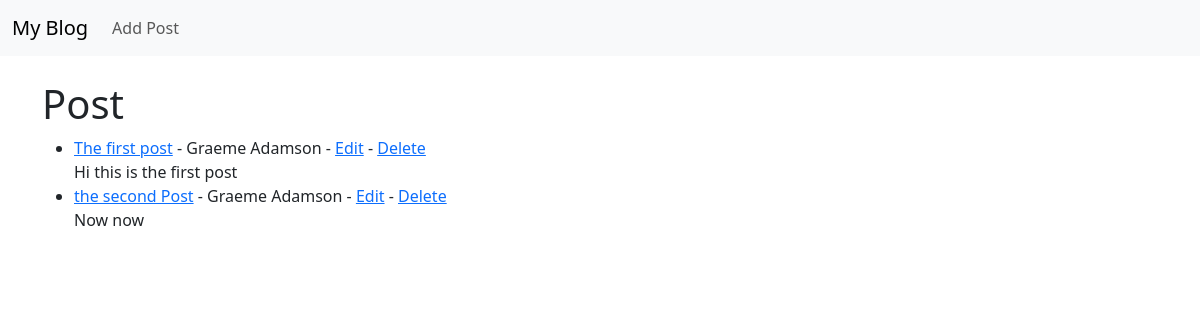
The app's page /, older data.
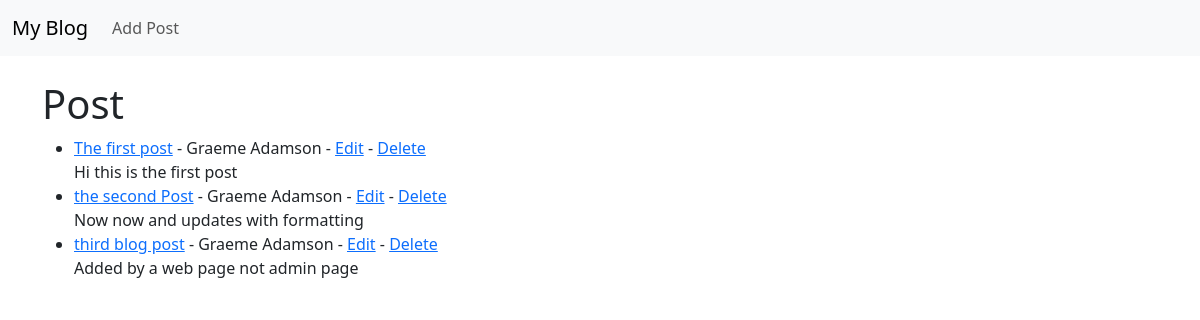
The same page, newer data.
### theblog/models.py (models this page shows, shortened)
class Post(models.Model):
    title = models.CharField(max_length=255)
    title_tag = models.CharField(max_length=255, default="")
    author = models.ForeignKey(User, on_delete=models.CASCADE)
    body = models.TextField()
    post_date = models.DateField(auto_now_add=True)

### theblog/views.py (the view)
# urls.py: path('', HomeView.as_view(), name="home"),
class HomeView(ListView):
    model = Post
    template_name = 'home.html'
    ordering = ["-post_date"]

### theblog/templates/home.html
{% extends 'base.html' %}
{% block content %}
<h1>Post</h1>
<ul>
    {% for post in object_list %}
        <li>
            <a href="{% url 'article-detail' post.pk %}">{{ post.title }}</a>
            - {{ post.author.first_name }}  {{ post.author.last_name }}
            - <a href="{% url 'update_post' post.pk %}">Edit</a>
            - <a href="{% url 'delete_post' post.pk %}">Delete</a>
            <br>
            {{ post.body }}
        </li>
    {% endfor %}
</ul>
{% endblock %}

Row changes from the older to the newer data that the page shows:
changed Post "the second Post": body "Now now" → "Now now and updates with formatting"
added Post: title "third blog post", author.first_name "Graeme", author.last_name "Adamson", body "Added by a web page not admin page"
